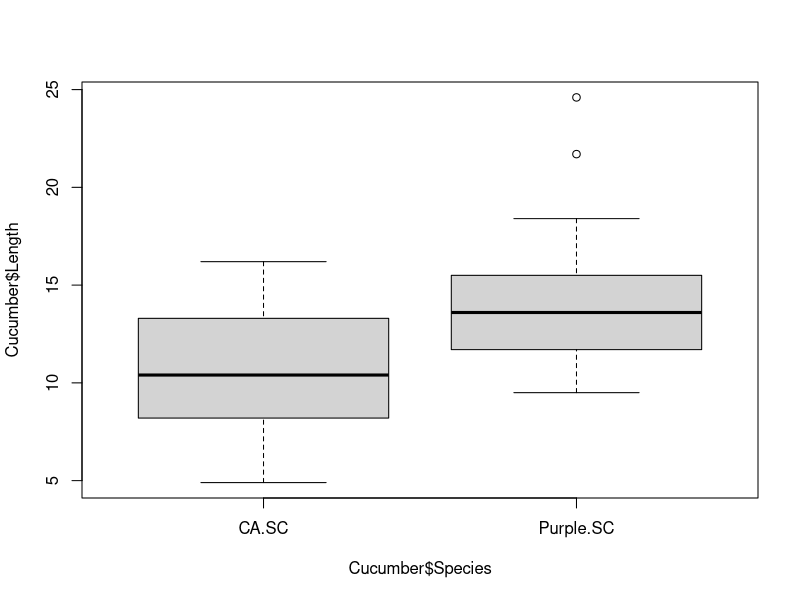

R code for this plot:
### Question 1 ###

#Importing Data Body Length
Cucumber <- read.csv ("Lab1_Statistics_R/Data/SeaCucumber_Length.csv") #Importing data into R from my working directory

#Hardcoding Statistics for Purple.SC
species.Purple.SC <- subset(Cucumber,Species=="Purple.SC")
n.species.Purple.SC <- length(species.Purple.SC$Length) #Sample size (n) of Purple.SC
sum.species.Purple.SC <-sum(species.Purple.SC$Length) #Sum of Lengths of Purple.SC
mean.species.Purple.SC<-mean(species.Purple.SC$Length) #Mean of Lengths of Purple.SC
as.species.Purple.SC<-sum(species.Purple.SC$Length^2) #Sum of Lengths of Purple.SC squared
ss.species.Purple.SC<-as.species.Purple.SC - (sum.species.Purple.SC^2/n.species.Purple.SC) #Sum of Squares for Purple.SC
df.species.Purple.SC<-n.species.Purple.SC-1 #Degrees of Freedom
var.species.Purple.SC<-ss.species.Purple.SC/df.species.Purple.SC #Variance of Purple.SC
sd.species.Purple.SC<-sqrt(var.species.Purple.SC) #Standard Deviation
se.species.Purple.SC<-sd.species.Purple.SC/(sqrt(n.species.Purple.SC)) #Standard Error
cf.species.Purple.SC<-(sum.species.Purple.SC)^2/n.species.Purple.SC #Correction Factor Purple.SC

#Hardcoding Statistics for CA.SC
species.CA.SC<-subset(Cucumber,Species=="CA.SC")
n.species.CA.SC<-length(species.CA.SC$Length) #Sample size (n) of CA.SC
sum.species.CA.SC<-sum(species.CA.SC$Length) #Sum of Lengths of CA.SC
mean.species.CA.SC<-mean(species.CA.SC$Length) #Mean of Lengths of CA.SC
as.species.CA.SC<-sum(species.CA.SC$Length^2) #Sum of Lengths of CA.SC squared
ss.species.CA.SC<-as.species.CA.SC-(sum.species.CA.SC^2/n.species.CA.SC) #Sum of Squares
df.species.CA.SC<-n.species.CA.SC-1 #Degrees of Freedom
var.species.CA.SC<-ss.species.CA.SC/df.species.CA.SC #Variance of CA.SC
sd.species.CA.SC<-sqrt(var.species.CA.SC) #Standard Deviation
se.species.CA.SC<-sd.species.CA.SC/(sqrt(n.species.CA.SC)) #Standard Error
cf.species.CA.SC<-(sum.species.CA.SC)^2/n.species.CA.SC #Correction factor CA.SC

#Hardcoding Statistics Pooled
n.pooled<-length(Cucumber$Length) #Sample size (n) of both species
sum.pooled<-sum(Cucumber$Length) #Sum of Lengths of both species
mean.pooled<-mean(Cucumber$Length) #Mean of Lengths of both species
as.pooled<-sum(Cucumber$Length^2) #Sum of Lengths of both species squared
ss.pooled<-as.pooled-(sum.pooled^2/n.pooled) #Sum of Squares
df.pooled<-n.pooled-1 #Degrees of Freedom
var.pooled<-ss.pooled/df.pooled #Variance of both species
sd.pooled<-sqrt(var.pooled) #Standard Deviation
se.pooled<-sd.pooled/(sqrt(n.pooled)) #Standard Error


#T-test
t.test(Cucumber$Length ~ Cucumber$Species) #t-test
#Boxplot
boxplot(Cucumber$Length ~ Cucumber$Species)


